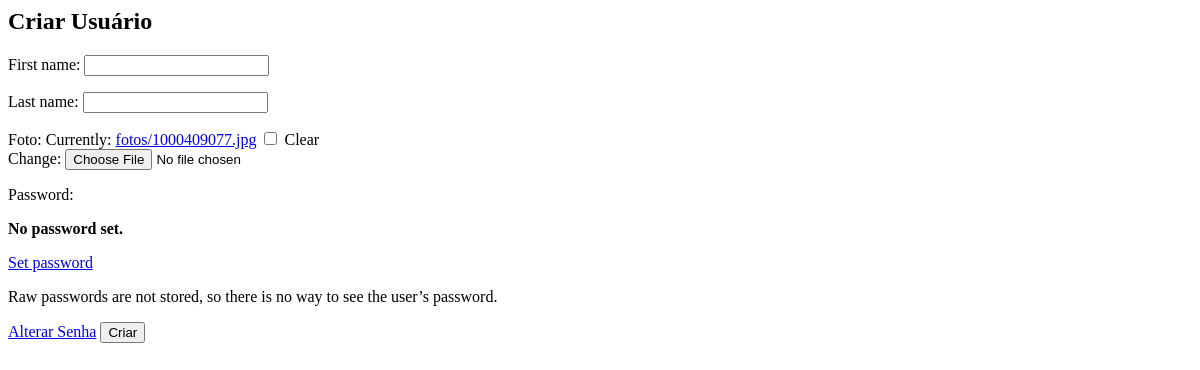
/edit/3/, run on an earlier commit of the app's database.
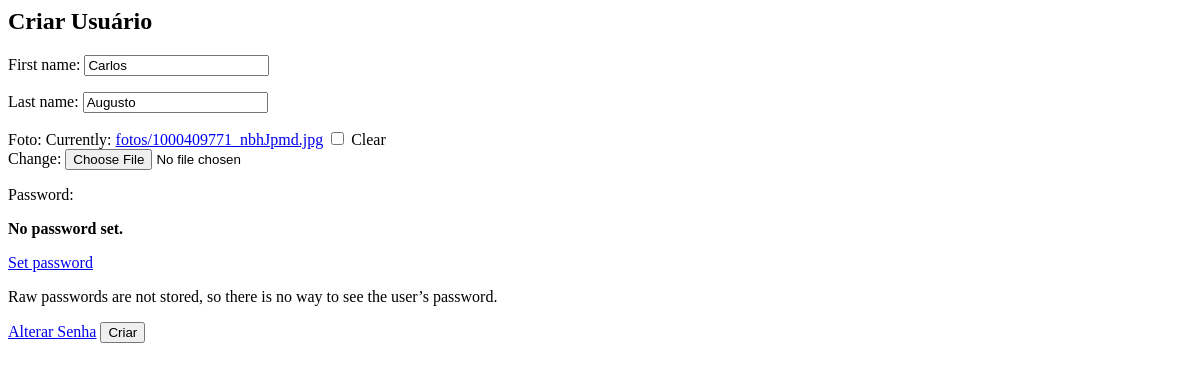
And on a later commit of the database.
### accounts/models.py (models this page shows)
class User(AbstractUser):
     autorizado = models.BooleanField(default=False)
     foto = models.ImageField(upload_to='fotos/', null=True, blank=True)

### accounts/views.py (the view)
# urls.py: path('edit/<int:pk>/', Edit.as_view(), name='edit'),
class Edit(UpdateView):
    model=User
    form_class=EditForm
    template_name='edit.html'
    success_url=reverse_lazy('user')
    """
    def get_context_data(self, **kwargs):
    context = super().get_context_data(**kwargs)
    context["user_id"] = self.object.id
    return context
   """

### accounts/forms.py
class EditForm(UserChangeForm):
    class Meta:
        model=User
        fields=['first_name', 'last_name', 'foto']

### multas/templates/edit.html (shortened to what this page needs)
<h2>Criar Usuário</h2>
<form method="POST">
    {{ form.as_p }}
     <a href="{% url 'word' object.id %}">Alterar Senha</a>
    <button type="submit">Criar</button>
</form>

What changed in the data, as far as the page shows it:
changed User: first_name (not shown) → "Carlos"; last_name (not shown) → "Augusto"
Also different on the page:
text no longer shown: "First name: Last name: Foto: Currently: fotos/1000409077.jpg Clear Change: Password: No password set. Set password Raw passwords are not stored, so there is no way to see the user’s password."
text now shown: "First name: Last name: Foto: Currently: fotos/1000409771_nbhJpmd.jpg Clear Change: Password: No password set. Set password Raw passwords are not stored, so there is no way to see the user’s password."
